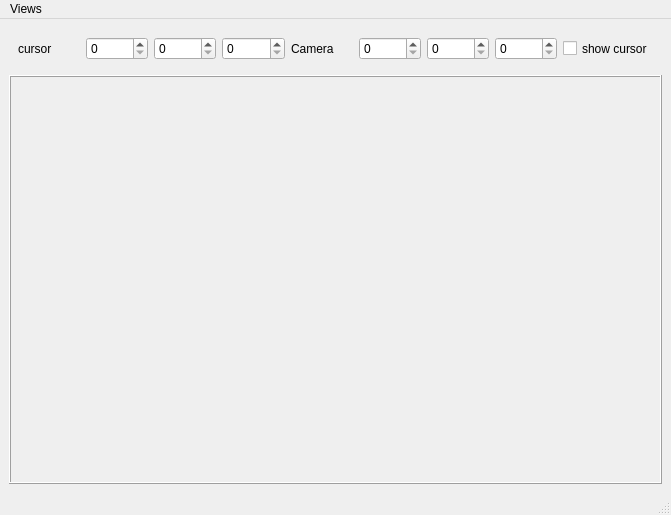
<?xml version="1.0" encoding="UTF-8"?>
<ui version="4.0">
 <class>GLvlView</class>
 <widget class="QMainWindow" name="GLvlView">
  <property name="geometry">
   <rect>
    <x>0</x>
    <y>0</y>
    <width>671</width>
    <height>515</height>
   </rect>
  </property>
  <property name="windowTitle">
   <string>MainWindow</string>
  </property>
  <widget class="QWidget" name="centralwidget">
   <layout class="QVBoxLayout" name="verticalLayout">
    <item>
     <widget class="QFrame" name="frame">
      <property name="sizePolicy">
       <sizepolicy hsizetype="Preferred" vsizetype="Minimum">
        <horstretch>0</horstretch>
        <verstretch>0</verstretch>
       </sizepolicy>
      </property>
      <property name="lineWidth">
       <number>0</number>
      </property>
      <layout class="QHBoxLayout" name="horizontalLayout">
       <item>
        <widget class="QLabel" name="label">
         <property name="sizePolicy">
          <sizepolicy hsizetype="Minimum" vsizetype="Minimum">
           <horstretch>0</horstretch>
           <verstretch>0</verstretch>
          </sizepolicy>
         </property>
         <property name="text">
          <string>cursor</string>
         </property>
        </widget>
       </item>
       <item>
        <widget class="QSpinBox" name="xCoordAim"/>
       </item>
       <item>
        <widget class="QSpinBox" name="yCoordAim"/>
       </item>
       <item>
        <widget class="QSpinBox" name="zCoordAim"/>
       </item>
       <item>
        <widget class="QLabel" name="label_2">
         <property name="text">
          <string>Camera</string>
         </property>
        </widget>
       </item>
       <item>
        <widget class="QSpinBox" name="xCoordCam"/>
       </item>
       <item>
        <widget class="QSpinBox" name="yCoordCam"/>
       </item>
       <item>
        <widget class="QSpinBox" name="zCoordCam"/>
       </item>
       <item>
        <widget class="QCheckBox" name="showCursHereBtn">
         <property name="sizePolicy">
          <sizepolicy hsizetype="Minimum" vsizetype="Minimum">
           <horstretch>0</horstretch>
           <verstretch>0</verstretch>
          </sizepolicy>
         </property>
         <property name="text">
          <string>show cursor</string>
         </property>
        </widget>
       </item>
      </layout>
     </widget>
    </item>
    <item>
     <widget class="QFrame" name="glViewContainer">
      <property name="sizePolicy">
       <sizepolicy hsizetype="Expanding" vsizetype="Expanding">
        <horstretch>0</horstretch>
        <verstretch>0</verstretch>
       </sizepolicy>
      </property>
      <property name="frameShape">
       <enum>QFrame::Box</enum>
      </property>
      <property name="frameShadow">
       <enum>QFrame::Raised</enum>
      </property>
     </widget>
    </item>
   </layout>
  </widget>
  <widget class="QMenuBar" name="menubar">
   <property name="geometry">
    <rect>
     <x>0</x>
     <y>0</y>
     <width>671</width>
     <height>22</height>
    </rect>
   </property>
   <widget class="QMenu" name="menuViews">
    <property name="title">
     <string>Views</string>
    </property>
    <addaction name="actionNewPlane"/>
    <addaction name="actionShowThisInOthers"/>
    <addaction name="actionShowOthersHere"/>
   </widget>
   <addaction name="menuViews"/>
  </widget>
  <widget class="QStatusBar" name="statusbar"/>
  <action name="actionNewPlane">
   <property name="text">
    <string>New slice view</string>
   </property>
  </action>
  <action name="actionShowThisInOthers">
   <property name="checkable">
    <bool>true</bool>
   </property>
   <property name="text">
    <string>show this in others</string>
   </property>
  </action>
  <action name="actionShowOthersHere">
   <property name="checkable">
    <bool>true</bool>
   </property>
   <property name="text">
    <string>show others here</string>
   </property>
  </action>
 </widget>
 <resources/>
 <connections/>
</ui>
